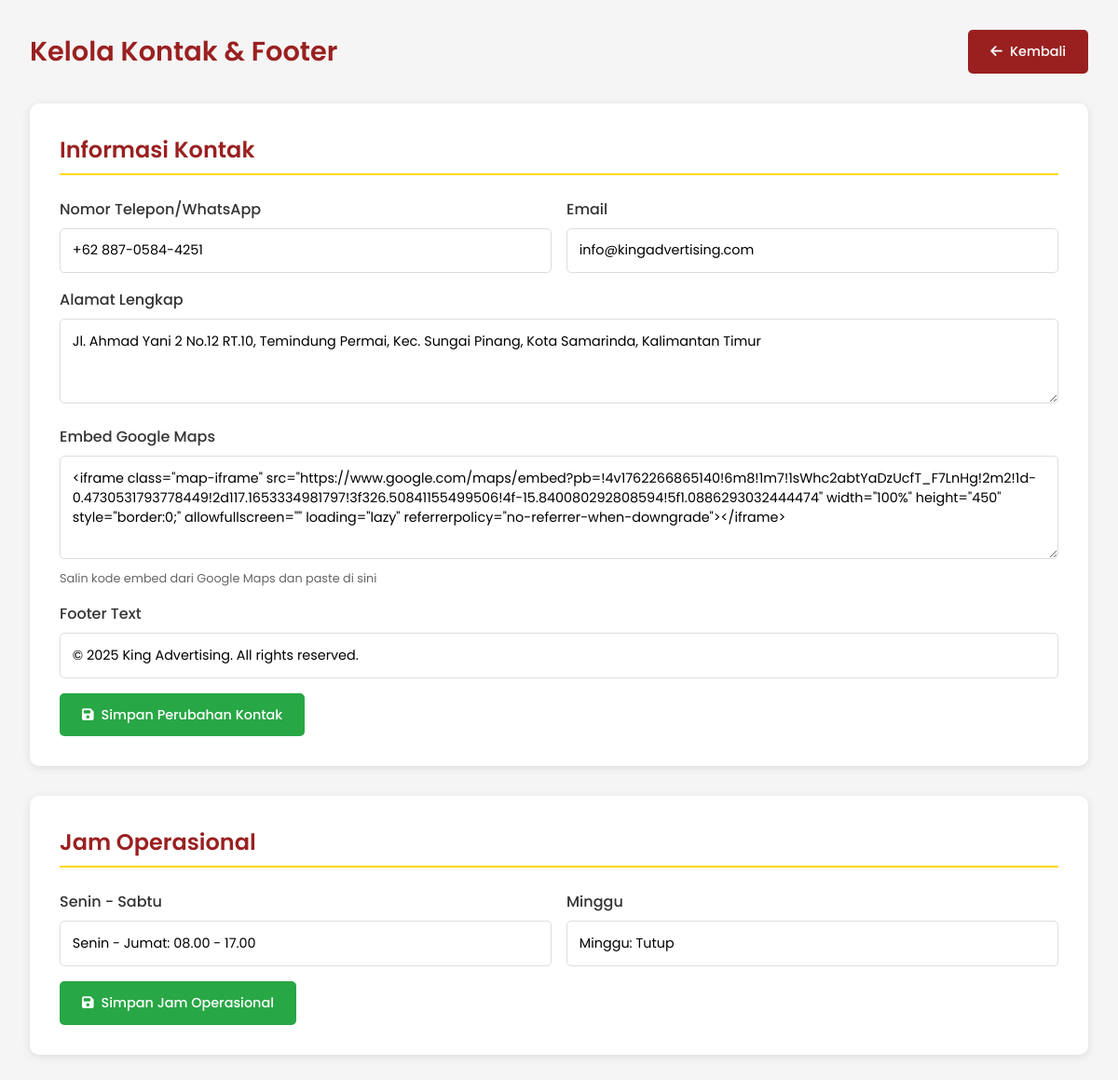
The page /kelola-kontak.php (signed in) on the database as committed earlier.
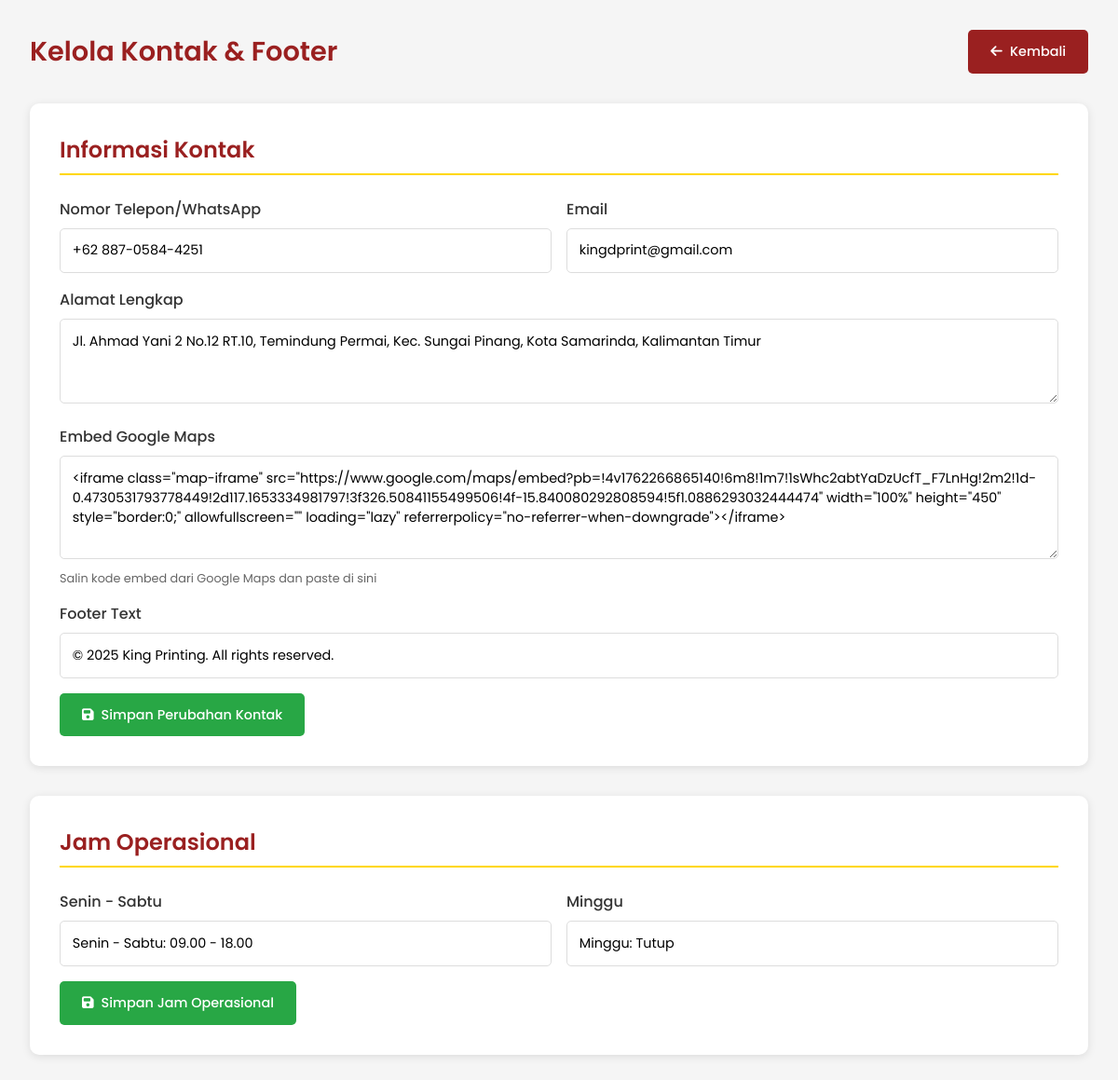
The same page on the database as committed later.
### tables this page shows
CREATE TABLE website_sections (
    id INT PRIMARY KEY AUTO_INCREMENT,
    section_name VARCHAR(100) UNIQUE,
    title TEXT,
    subtitle TEXT,
    description TEXT,
    additional_info TEXT,  
    meta_data TEXT,  
    is_active BOOLEAN DEFAULT true,
    sort_order INT DEFAULT 0,
    updated_at TIMESTAMP DEFAULT CURRENT_TIMESTAMP ON UPDATE CURRENT_TIMESTAMP
);

CREATE TABLE IF NOT EXISTS operational_hours (
    id INT PRIMARY KEY AUTO_INCREMENT,
    day_type VARCHAR(50) UNIQUE,
    hours_text VARCHAR(100),
    is_open BOOLEAN DEFAULT true,
    sort_order INT DEFAULT 0
);

### kelola-kontak.php (the view, shortened to what this page needs)
<?php
require_once 'config.php';
$contact_section = [];
$result = $conn->query("SELECT * FROM website_sections WHERE section_name = 'contact'");
if ($result && $result->num_rows > 0) {
    $contact_section = $result->fetch_assoc();
}
$operational_hours = [];
$result = $conn->query("SELECT * FROM operational_hours ORDER BY sort_order");
if ($result) {
    while($row = $result->fetch_assoc()) {
        $operational_hours[$row['day_type']] = $row;
    }
}
$phone = $contact_section['title'] ?? '+62 887-0584-4251';
$email = $contact_section['subtitle'] ?? 'kingdprint@gmail.com';
$address = $contact_section['description'] ?? 'Jl. Ahmad Yani 2 No.12 RT.10, Temindung Permai, Kec. Sungai Pinang, Kota Samarinda, Kalimantan Timur';
$map_embed = $contact_section['additional_info'] ?? '<iframe class="map-iframe" src="https://www.google.com/maps/embed?pb=!4v1762266865140!6m8!1m7!1sWhc2abtYaDzUcfT_F7LnHg!2m2!1d-0.4730531793778449!2d117.1653334981797!3f326.50841155499506!4f-15.840080292808594!5f1.0886293032444474" width="100%" height="450" style="border:0;" allowfullscreen="" loading="lazy"></iframe>';
$footer_text = $contact_section['meta_data'] ?? '© 2025 King Printing. All rights reserved.';
?>
<!DOCTYPE html>
<html lang="id">
<head>
    <link rel="stylesheet" href="https://cdnjs.cloudflare.com/ajax/libs/font-awesome/6.4.0/css/all.min.css">
</head>
<body>
    <div class="admin-container">
        <header class="main-header">
            <h1>Kelola Kontak & Footer</h1>
            <a href="kelola-tampilan.php" class="btn btn-primary">
                <i class="fas fa-arrow-left"></i> Kembali
            </a>
        </header>
        <div class="form-section">
            <h2 class="section-title">Informasi Kontak</h2>
            <form method="POST">
                <div class="form-row">
                    <div class="form-group">
                        <label>Nomor Telepon/WhatsApp</label>
                        <input type="text" name="phone" class="form-control"
                               value="<?php echo htmlspecialchars($phone); ?>" required>
                    </div>
                    <div class="form-group">
                        <label>Email</label>
                        <input type="email" name="email" class="form-control"
                               value="<?php echo htmlspecialchars($email); ?>" required>
                    </div>
                </div>
                <div class="form-group">
                    <label>Alamat Lengkap</label>
                    <textarea name="address" class="form-control" rows="3" required><?php echo htmlspecialchars($address); ?></textarea>
                </div>
                <div class="form-group">
                    <label>Embed Google Maps</label>
                    <textarea name="map_embed" class="form-control" rows="4" placeholder='&lt;iframe src="https://www.google.com/maps/embed?pb=..."&gt;&lt;/iframe&gt;'><?php echo htmlspecialchars($map_embed); ?></textarea>
                    <div class="help-text">Salin kode embed dari Google Maps dan paste di sini</div>
                </div>
                <div class="form-group">
                    <label>Footer Text</label>
                    <input type="text" name="footer_text" class="form-control"
                           value="<?php echo htmlspecialchars($footer_text); ?>" required>
                </div>
                <button type="submit" name="update_contact" class="btn btn-success">
                    <i class="fas fa-save"></i> Simpan Perubahan Kontak
                </button>
            </form>
        </div>
        <div class="form-section">
            <h2 class="section-title">Jam Operasional</h2>
            <form method="POST">
                <div class="form-row">
                    <div class="form-group">
                        <label>Senin - Sabtu</label>
                        <input type="text" name="weekdays" class="form-control"
                               value="<?php echo htmlspecialchars($operational_hours['weekdays']['hours_text'] ?? 'Senin - Sabtu: 09.00 - 18.00'); ?>"
                               placeholder="Contoh: Senin - Sabtu: 09.00 - 18.00">
                    </div>
                    <div class="form-group">
                        <label>Minggu</label>
                        <input type="text" name="sunday" class="form-control"
                               value="<?php echo htmlspecialchars($operational_hours['sunday']['hours_text'] ?? 'Minggu: Tutup'); ?>"
                               placeholder="Contoh: Minggu: Tutup">
                    </div>
                </div>
                <button type="submit" name="update_hours" class="btn btn-success">
                    <i class="fas fa-save"></i> Simpan Jam Operasional
                </button>
            </form>
        </div>
    </div>
</body>
</html>

Rows that differ between the two databases and show on the page:
changed website_sections: email "info@kingadvertising.com" → "kingdprint@gmail.com"; footer_text "© 2025 King Advertising. All rights reserved." → "© 2025 King Printing. All rights reserved."
changed operational_hours: weekdays "Senin - Jumat: 08.00 - 17.00" → "Senin - Sabtu: 09.00 - 18.00"
